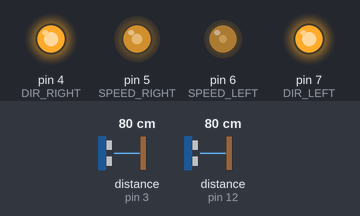
Bench run of a sketch on a simulated Arduino Uno, built with avr-gcc and run on an emulated ATmega328P. Parts: output pins drawn as LEDs (lit = HIGH). Wiring (inferred from the names in the program): 2 × ultrasonic range finder: trigger pin 2, echo pin 3 / trigger pin 11, echo pin 12. Inputs (shaded band) come from the test bench; at power-on: distance to the obstacle (sensors on pin 12, pin 3) 80 cm. The echo pulse lasts 58.3 µs per cm; pins used as bus, display or sensor lines are not drawn.

Above: at 1.2 s.
1.3 s: distance to the obstacle (sensor on pin 12) set to 29 cm
2.8 s: distance to the obstacle (sensor on pin 12) set to 23 cm
At 3.7 s:
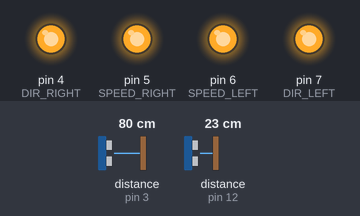
4.3 s: distance to the obstacle (sensor on pin 3) set to 11 cm
5.8 s: distance to the obstacle (sensor on pin 3) set to 8 cm
At 6.2 s:
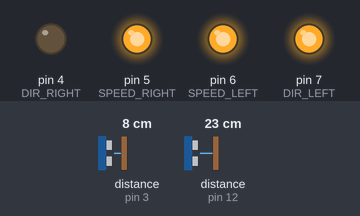
8.8 s: distance to the obstacle (sensor on pin 12) set to 2 cm
At 9.2 s:
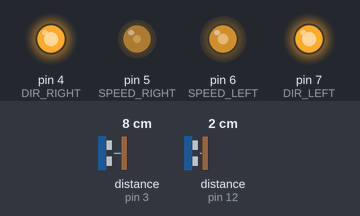
Timing chart, 0 to 11.3 s (numbered marks = the images above; inputs shaded):
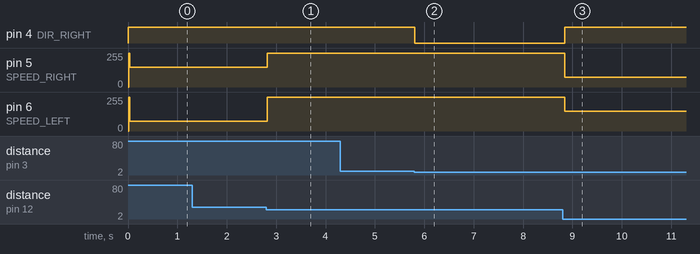

The sketch:

switching_machine_states.ino
```cpp
// 4, 7 for direction
// 5, 6 for speed

#define DIR_RIGHT 4//false - forward, true - back
#define DIR_LEFT 7//false - forward, true - back
#define SPEED_RIGHT 5
#define SPEED_LEFT 6

#define F_TRIG 2
#define F_ECHO 3
#define L_TRIG 11
#define L_ECHO 12

#define FD 25
#define CD 10
#define JD 15

enum State {
  FORWARD,
  DETECT_TURN_OR_ROTATE,
  TURN_RIGHT,
  TURN_LEFT,
  ROTATE_RIGHT,
  ROTATE_LEFT,
};

State state = FORWARD;

int counter = 0;
int ld_prev=0;
int time_rotate = 600;
int time_jogging = 300;

void setup() {
  for(int i = 0; i<=7; i++)
  {
      pinMode(i, OUTPUT);
  }
  pinMode(F_TRIG, OUTPUT);
  pinMode(L_TRIG, OUTPUT);
  pinMode(F_ECHO, INPUT);
  pinMode(L_ECHO, INPUT);
  int counter = millis() + 1250;
  stop();
  Serial.begin(9600);
}

void move(bool lforward, bool rforward, int lvelocity, int rvelocity){
  digitalWrite(DIR_RIGHT, rforward);
  digitalWrite(DIR_LEFT, lforward);
  analogWrite(SPEED_RIGHT, rvelocity);
  analogWrite(SPEED_LEFT, lvelocity);
}

void move_forward(int velocity){
  move(true, true, velocity, velocity);
}

void move_back(int velocity){
  move(false, false, velocity, velocity);
}

void rotate_left(int velocity){
  move(false, true, velocity, velocity);
}

void rotate_right(int velocity){
  move(true, false, velocity, velocity);
}

void turn_right(int velocity){
  move(true, true, velocity, velocity/2);
}
void turn_left(int velocity){
  move(true, true, velocity/2, velocity);
}

void stop(){
  move(true, true, 0, 0);
}

long get_distance(int pin_trig, int pin_echo)
{
  long duration, cm;
  digitalWrite(pin_trig, LOW);
  delayMicroseconds(5);
  digitalWrite(pin_trig, HIGH);
  delayMicroseconds(10);
  digitalWrite(pin_trig, LOW);

  duration = pulseIn(pin_echo, HIGH);
  cm = (duration / 2) / 29.1;
  return cm;
}

void loop() {
  int ld = get_distance(L_TRIG, L_ECHO);
  int fd = get_distance(F_TRIG, F_ECHO);
  int time = millis();

  switch (state) {
    case FORWARD:
      move_forward(255);
      state = DETECT_TURN_OR_ROTATE;
      break;

    case DETECT_TURN_OR_ROTATE:
      if (ld < CD) {
        state = TURN_RIGHT;
      } else if (ld > FD && fd > FD) {
        state = TURN_LEFT;
      } else if (fd < CD && CD < ld && ld < FD){
        state = ROTATE_RIGHT;
      } else if (fd <= CD && ld > ld_prev && ld - ld_prev > JD){
        state = ROTATE_LEFT;
      }
      break;

    case TURN_RIGHT:
      turn_right(150);
      if (ld > CD && ld < FD && fd > CD){
        state = FORWARD;
      }
      break;

    case TURN_LEFT:
      turn_left(150);
      if (ld > CD && ld < FD && fd > CD){
        state = FORWARD;
      }
      break;

    case ROTATE_RIGHT:
      time = millis();
      while (millis()-time < time_rotate){
        rotate_right(255);
      }
      state = FORWARD;
      break;

    case ROTATE_LEFT:
      time = millis();
      while(millis()-time < time_jogging){
        move_forward(255);
      }
      time=millis();
      while(millis()-time < time_rotate){
        rotate_left(255);
      }
      state = FORWARD;
      break;

  }
  ld_prev = ld;
}
```

Measured:
- the behaviour switches between 26 and 25 cm on distance to the obstacle (sensor on pin 12) (found by bisection; images 0 and 1)
- the behaviour switches between 10 and 9 cm on distance to the obstacle (sensor on pin 3) (found by bisection; images 1 and 2)
- after the input at 1.3 s, every drawn part: stays the same
- after the input at 2.8 s, pin 5 (SPEED_RIGHT): 150/255 → 255/255 at once; pin 6 (SPEED_LEFT): 75/255 → 255/255 at once
- after the input at 4.3 s, every drawn part: stays the same
- after the input at 5.8 s, pin 4 (DIR_RIGHT): HIGH → LOW at once
- after the input at 8.8 s, pin 4 (DIR_RIGHT): LOW → HIGH at once; pin 5 (SPEED_RIGHT): 255/255 → 75/255 at once; pin 6 (SPEED_LEFT): 255/255 → 150/255 at once
